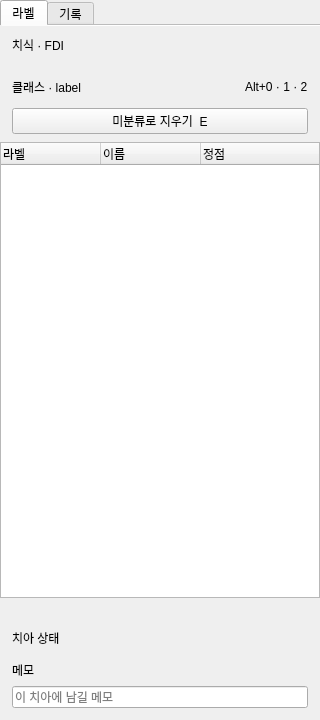
<?xml version="1.0" encoding="UTF-8"?>
<ui version="4.0">
 <class>LabelPanelView</class>
 <widget class="QWidget" name="LabelPanelView">
  <property name="geometry">
   <rect>
    <x>0</x>
    <y>0</y>
    <width>320</width>
    <height>720</height>
   </rect>
  </property>
  <layout class="QVBoxLayout" name="layoutMain">
   <property name="spacing">
    <number>0</number>
   </property>
   <property name="leftMargin">
    <number>0</number>
   </property>
   <property name="topMargin">
    <number>0</number>
   </property>
   <property name="rightMargin">
    <number>0</number>
   </property>
   <property name="bottomMargin">
    <number>0</number>
   </property>
   <item>
    <widget class="QTabWidget" name="tabWidget">
     <property name="currentIndex">
      <number>0</number>
     </property>
     <property name="documentMode">
      <bool>true</bool>
     </property>
     <widget class="QWidget" name="tabLabels">
      <attribute name="title">
       <string>라벨</string>
      </attribute>
      <layout class="QVBoxLayout" name="layoutLabels">
       <property name="spacing">
        <number>0</number>
       </property>
       <property name="leftMargin">
        <number>0</number>
       </property>
       <property name="topMargin">
        <number>0</number>
       </property>
       <property name="rightMargin">
        <number>0</number>
       </property>
       <property name="bottomMargin">
        <number>0</number>
       </property>
       <item>
        <widget class="QFrame" name="odontogramSection">
         <layout class="QVBoxLayout" name="layoutOdontogram">
          <property name="spacing">
           <number>6</number>
          </property>
          <property name="leftMargin">
           <number>12</number>
          </property>
          <property name="topMargin">
           <number>10</number>
          </property>
          <property name="rightMargin">
           <number>12</number>
          </property>
          <property name="bottomMargin">
           <number>10</number>
          </property>
          <item>
           <layout class="QHBoxLayout" name="layoutOdontogramTitle">
            <item>
             <widget class="QLabel" name="labelOdontogramTitle">
              <property name="text">
               <string>치식 · FDI</string>
              </property>
              <property name="muted" stdset="0">
               <bool>true</bool>
              </property>
             </widget>
            </item>
            <item>
             <spacer name="spacerOdontogramTitle">
              <property name="orientation">
               <enum>Qt::Horizontal</enum>
              </property>
              <property name="sizeHint" stdset="0">
               <size>
                <width>0</width>
                <height>0</height>
               </size>
              </property>
             </spacer>
            </item>
            <item>
             <widget class="QLabel" name="labelOdontogramSummary">
              <property name="text">
               <string/>
              </property>
              <property name="muted" stdset="0">
               <bool>true</bool>
              </property>
             </widget>
            </item>
           </layout>
          </item>
          <item>
           <widget class="QWidget" name="odontogramHost" native="true"/>
          </item>
         </layout>
        </widget>
       </item>
       <item>
        <widget class="QFrame" name="quickRow">
         <property name="optionGroup" stdset="0">
          <bool>true</bool>
         </property>
         <layout class="QVBoxLayout" name="layoutQuick">
          <property name="spacing">
           <number>6</number>
          </property>
          <property name="leftMargin">
           <number>12</number>
          </property>
          <property name="topMargin">
           <number>8</number>
          </property>
          <property name="rightMargin">
           <number>12</number>
          </property>
          <property name="bottomMargin">
           <number>8</number>
          </property>
          <item>
           <layout class="QHBoxLayout" name="layoutClassTitle">
            <item>
             <widget class="QLabel" name="labelClassTitle">
              <property name="text">
               <string>클래스 · label</string>
              </property>
              <property name="muted" stdset="0">
               <bool>true</bool>
              </property>
             </widget>
            </item>
            <item>
             <spacer name="spacerClassTitle">
              <property name="orientation">
               <enum>Qt::Horizontal</enum>
              </property>
              <property name="sizeHint" stdset="0">
               <size>
                <width>0</width>
                <height>0</height>
               </size>
              </property>
             </spacer>
            </item>
            <item>
             <widget class="QLabel" name="labelClassHint">
              <property name="text">
               <string>Alt+0 · 1 · 2</string>
              </property>
              <property name="muted" stdset="0">
               <bool>true</bool>
              </property>
             </widget>
            </item>
           </layout>
          </item>
          <item>
           <widget class="QWidget" name="classHost" native="true">
            <layout class="QHBoxLayout" name="layoutClasses">
             <property name="spacing">
              <number>0</number>
             </property>
             <property name="leftMargin">
              <number>0</number>
             </property>
             <property name="topMargin">
              <number>0</number>
             </property>
             <property name="rightMargin">
              <number>0</number>
             </property>
             <property name="bottomMargin">
              <number>0</number>
             </property>
            </layout>
           </widget>
          </item>
          <item>
           <widget class="QPushButton" name="buttonEraser">
            <property name="text">
             <string>미분류로 지우기  E</string>
            </property>
            <property name="toolTip">
             <string>지우개 도구로 바꾼다</string>
            </property>
           </widget>
          </item>
         </layout>
        </widget>
       </item>
       <item>
        <widget class="QTreeWidget" name="treeLabels">
         <property name="rootIsDecorated">
          <bool>false</bool>
         </property>
         <property name="uniformRowHeights">
          <bool>true</bool>
         </property>
         <property name="headerHidden">
          <bool>false</bool>
         </property>
         <property name="indentation">
          <number>0</number>
         </property>
         <column>
          <property name="text">
           <string>라벨</string>
          </property>
         </column>
         <column>
          <property name="text">
           <string>이름</string>
          </property>
         </column>
         <column>
          <property name="text">
           <string>정점</string>
          </property>
         </column>
         <column>
          <property name="text">
           <string/>
          </property>
         </column>
         <column>
          <property name="text">
           <string/>
          </property>
         </column>
        </widget>
       </item>
       <item>
        <widget class="QFrame" name="attributeSection">
         <property name="optionGroup" stdset="0">
          <bool>true</bool>
         </property>
         <layout class="QVBoxLayout" name="layoutAttribute">
          <property name="spacing">
           <number>7</number>
          </property>
          <property name="leftMargin">
           <number>12</number>
          </property>
          <property name="topMargin">
           <number>10</number>
          </property>
          <property name="rightMargin">
           <number>12</number>
          </property>
          <property name="bottomMargin">
           <number>12</number>
          </property>
          <item>
           <layout class="QHBoxLayout" name="layoutToothTitle">
            <item>
             <widget class="QLabel" name="labelToothTitle">
              <property name="text">
               <string/>
              </property>
              <property name="heading" stdset="0">
               <bool>true</bool>
              </property>
             </widget>
            </item>
            <item>
             <spacer name="spacerToothTitle">
              <property name="orientation">
               <enum>Qt::Horizontal</enum>
              </property>
              <property name="sizeHint" stdset="0">
               <size>
                <width>0</width>
                <height>0</height>
               </size>
              </property>
             </spacer>
            </item>
            <item>
             <widget class="QLabel" name="labelToothCount">
              <property name="text">
               <string/>
              </property>
              <property name="muted" stdset="0">
               <bool>true</bool>
              </property>
             </widget>
            </item>
           </layout>
          </item>
          <item>
           <widget class="QLabel" name="labelStateTitle">
            <property name="text">
             <string>치아 상태</string>
            </property>
            <property name="muted" stdset="0">
             <bool>true</bool>
            </property>
           </widget>
          </item>
          <item>
           <widget class="QWidget" name="stateHost" native="true">
            <layout class="QGridLayout" name="layoutStates">
             <property name="leftMargin">
              <number>0</number>
             </property>
             <property name="topMargin">
              <number>0</number>
             </property>
             <property name="rightMargin">
              <number>0</number>
             </property>
             <property name="bottomMargin">
              <number>0</number>
             </property>
             <property name="spacing">
              <number>5</number>
             </property>
            </layout>
           </widget>
          </item>
          <item>
           <widget class="QLabel" name="labelNoteTitle">
            <property name="text">
             <string>메모</string>
            </property>
            <property name="muted" stdset="0">
             <bool>true</bool>
            </property>
           </widget>
          </item>
          <item>
           <widget class="QLineEdit" name="editNote">
            <property name="placeholderText">
             <string>이 치아에 남길 메모</string>
            </property>
           </widget>
          </item>
         </layout>
        </widget>
       </item>
      </layout>
     </widget>
     <widget class="QWidget" name="tabHistory">
      <attribute name="title">
       <string>기록</string>
      </attribute>
      <layout class="QVBoxLayout" name="layoutHistory">
       <property name="spacing">
        <number>0</number>
       </property>
       <property name="leftMargin">
        <number>0</number>
       </property>
       <property name="topMargin">
        <number>0</number>
       </property>
       <property name="rightMargin">
        <number>0</number>
       </property>
       <property name="bottomMargin">
        <number>0</number>
       </property>
       <item>
        <widget class="QListWidget" name="listHistory"/>
       </item>
       <item>
        <widget class="QLabel" name="labelHistoryHint">
         <property name="text">
          <string>맨 위가 처음, 맨 아래가 지금이다. 항목을 누르면 그 시점으로 돌아간다. 흐린 항목은 다시 실행할 수 있다.</string>
         </property>
         <property name="wordWrap">
          <bool>true</bool>
         </property>
         <property name="margin">
          <number>12</number>
         </property>
         <property name="muted" stdset="0">
          <bool>true</bool>
         </property>
        </widget>
       </item>
      </layout>
     </widget>
    </widget>
   </item>
  </layout>
 </widget>
 <resources/>
 <connections/>
</ui>
